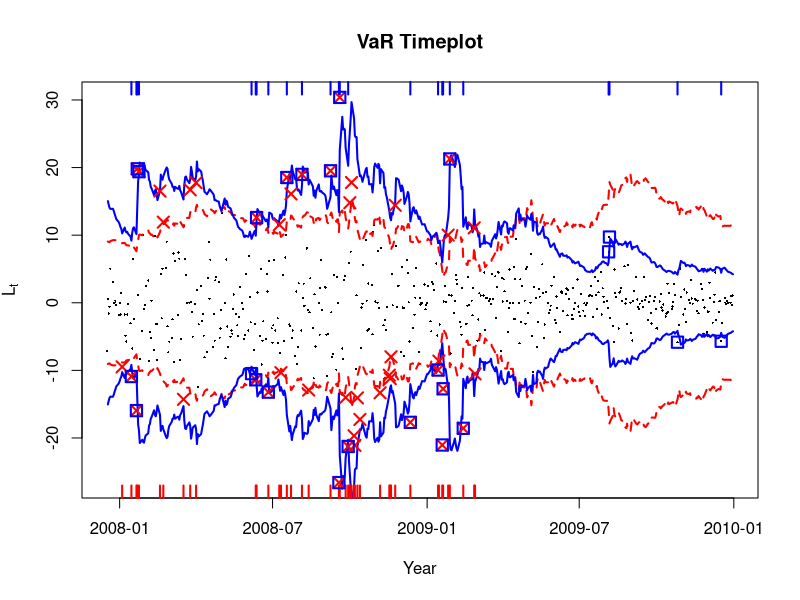
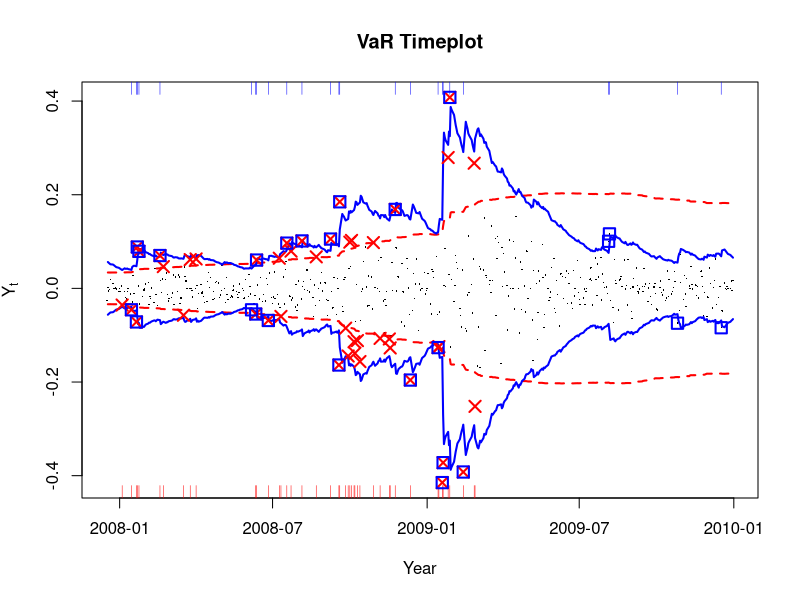
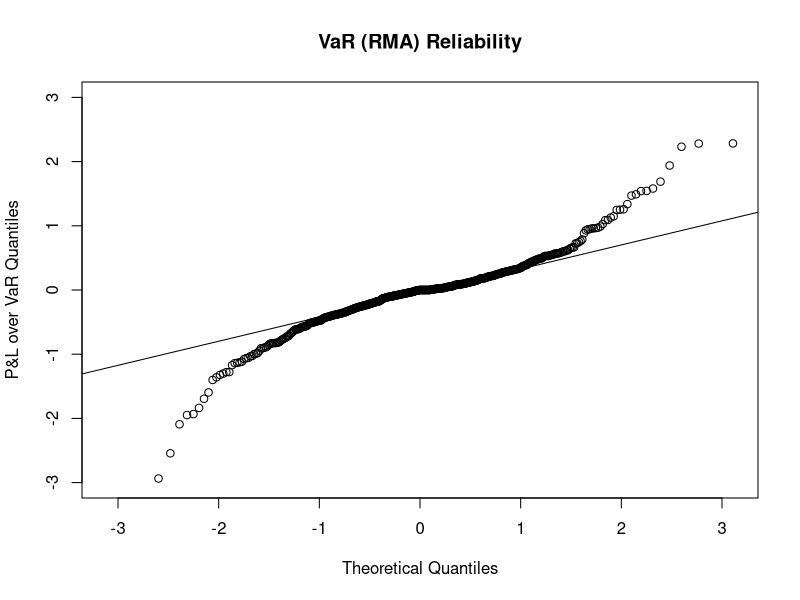
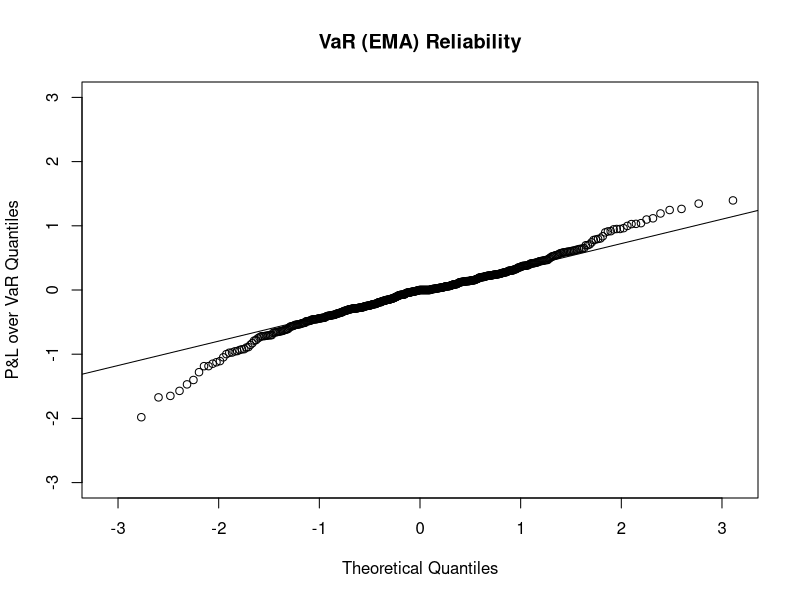

Write the R code that produced these figures, in order.
# clear variables and close windows
rm(list = ls(all = TRUE))
graphics.off()

# install and load packages
libraries = c("dplyr", "lubridate", "quantmod")
lapply(libraries, function(x) if (!(x %in% installed.packages())) {install.packages(x)})
lapply(libraries, library, quietly = TRUE, character.only = TRUE)

# Inputs
h     = 250
alpha = 0.01
gamma = 0.94

# Load Data
data = read.csv("SFEVaRbank.csv")

# Functions
calcRMA = function(serie, h = 250){
  # find the first non NA position
  s = rle(is.na(serie))$length[1]
  # Calculate the RMA of the serie for with the parameter h
  rma = sapply((s + h + 1): length(serie), FUN = function(n) {
    sum(serie[(n - h): (n - 1)] * serie[(n - h): (n - 1)], na.rm = T) / (h - 1)})
  rma = c(rep(NA, s + h), rma)
  return(rma)
}

emaWeight = function(h, gamma){
  weight = gamma^(h: 1) * (1 - gamma)
  return(weight)
}

calcEMA = function(serie, gamma = 0.94, h = 250){
  s = rle(is.na(serie))$length[1]
  weight = emaWeight(h, gamma)
  ema = sapply((s + h + 1): length(serie), FUN = function(n) {
    sum(serie[(n - h): (n - 1)] * serie[(n - h): (n - 1)] * weight, na.rm = T)})
  ema = c(rep(NA, s + h), ema)
  return(ema)
}

# Choose the Stocks
# which(colnames(data) == "LLOYDS.BANKING.GROUP") == 34
Stocks = data[year(data$Date) %in% c(2007, 2008, 2009), c(1,34)]

# Build portfolio of log-returns
Portfolio = data.frame(Date       = as.Date(Stocks$Date), 
                       Price      = (Stocks[,2]),
                       PercChange = c(NA,diff(log(Stocks[,2]))),
                       AbsChange  = c(NA,diff(Stocks[,2])))

tCrit = qnorm(1 - alpha) 
# calculate VaR
Portfolio$VaRRMAY = calcRMA(Portfolio$PercChange, h = h) ^ 0.5 * tCrit
Portfolio$VaREMAY = calcEMA(Portfolio$PercChange, gamma = gamma, h = h) ^ 0.5 * tCrit
Portfolio$VaRRMAL = Portfolio$VaRRMAY * Portfolio$Price
Portfolio$VaREMAL = Portfolio$VaREMAY * Portfolio$Price
# calculate exceedences
Portfolio$RugsRMAL = (Portfolio$AbsChange > Portfolio$VaRRMAL | Portfolio$AbsChange < -Portfolio$VaRRMAL)
Portfolio$RugsEMAL = (Portfolio$AbsChange > Portfolio$VaREMAL | Portfolio$AbsChange < -Portfolio$VaREMAL)
Portfolio$RugsRMAY = (Portfolio$PercChange > Portfolio$VaRRMAY | Portfolio$PercChange < -Portfolio$VaRRMAY)
Portfolio$RugsEMAY = (Portfolio$PercChange > Portfolio$VaREMAY | Portfolio$PercChange < -Portfolio$VaREMAY)
# remove rows without VaR
Portfolio = Portfolio[- c(1 :h), ]


# Plot Result for Lt/AbsChange
plot(Portfolio$Date, Portfolio$AbsChange, pch = 16, cex = 0.3, #ylim = c(-0.18, 0.18), 
     ylab = expression({L}[t]), xlab = "Year", main = "VaR Timeplot")
lines(Portfolio$Date, Portfolio$VaRRMAL, col = "red", lty = 2, lwd = 2)
lines(Portfolio$Date, - Portfolio$VaRRMAL, col = "red", lty = 2, lwd = 2)
lines(Portfolio$Date, Portfolio$VaREMAL, col = "blue", lwd = 2)
lines(Portfolio$Date, - Portfolio$VaREMAL, col = "blue", lwd = 2)

# Add Rugs, for Rma at the bottom, for Ema at the top
rug(Portfolio$Date[Portfolio$RugsRMAL], side = 1, col = "red", lwd = 2)
rug(Portfolio$Date[Portfolio$RugsEMAL], side = 3, col = "blue", lwd = 2)
points(Portfolio$Date[Portfolio$RugsRMAL], Portfolio$AbsChange[Portfolio$RugsRMAL], col = "red", pch = 4, lwd = 2, cex = 1.5)
points(Portfolio$Date[Portfolio$RugsEMAL], Portfolio$AbsChange[Portfolio$RugsEMAL], col = "blue", pch = 0, lwd = 2, cex = 1.5)
dev.print(device = png, filename = 'VaR_LtAbsChange.png', width = 1200, height = 600)
dev.off()

# Plot Result for Yt/PercChange
plot(Portfolio$Date, Portfolio$PercChange, pch = 16, cex = 0.2, #ylim = c(-0.18, 0.18), 
     ylab = expression({Y}[t]), xlab = "Year", main = "VaR Timeplot")
lines(Portfolio$Date, Portfolio$VaRRMAY, col = "red", lty = 2, lwd = 2)
lines(Portfolio$Date, - Portfolio$VaRRMAY, col = "red", lty = 2, lwd = 2)
lines(Portfolio$Date, Portfolio$VaREMAY, col = "blue", lwd = 2)
lines(Portfolio$Date, - Portfolio$VaREMAY, col = "blue", lwd = 2)

# Add Rugs, for Rma at the bottom, for Ema at the top
Portfolio$RugsRMAY = (Portfolio$PercChange > Portfolio$VaRRMAY | Portfolio$PercChange < -Portfolio$VaRRMAY)
Portfolio$RugsEMAY = (Portfolio$PercChange > Portfolio$VaREMAY | Portfolio$PercChange < -Portfolio$VaREMAY)
# plot rug
rug(Portfolio$Date[Portfolio$RugsRMAY], side = 1, col = "red")
rug(Portfolio$Date[Portfolio$RugsEMAY], side = 3, col = "blue")
# plot exceedences
points(Portfolio$Date[Portfolio$RugsRMAY], Portfolio$PercChange[Portfolio$RugsRMAY], col = "red", pch = 4, lwd = 2, cex = 1.5)
points(Portfolio$Date[Portfolio$RugsEMAY], Portfolio$PercChange[Portfolio$RugsEMAY], col = "blue", pch = 0, lwd = 2, cex = 1.5)
dev.print(device = png, filename = 'VaR_YtPercChange.png', width = 1200, height = 600)
dev.off()

# Plot qqplots
qqnorm(Portfolio$AbsChange/Portfolio$VaRRMAL, main = "VaR (RMA) Reliability",
       xlab = "Theoretical Quantiles", ylab = "P&L over VaR Quantiles", ylim = c(-3,3))
qqline(Portfolio$AbsChange/Portfolio$VaRRMAL)
dev.print(device = png, filename = 'VaRReliability_RMA.png', width = 500, height = 500)
dev.off()
qqnorm(Portfolio$AbsChange/Portfolio$VaREMAL, main = "VaR (EMA) Reliability",
       xlab = "Theoretical Quantiles", ylab = "P&L over VaR Quantiles", ylim = c(-3,3))
qqline(Portfolio$AbsChange/Portfolio$VaREMAL)
dev.print(device = png, filename = 'VaRReliability_EMA.png', width = 500, height = 500)
dev.off()

